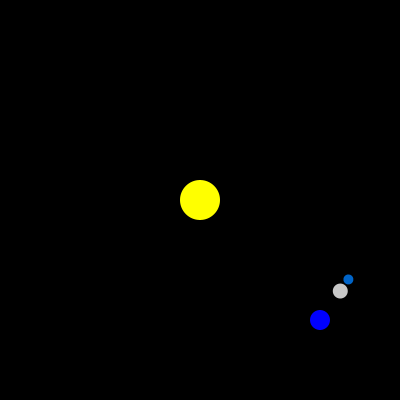
Frame 1 (no input)
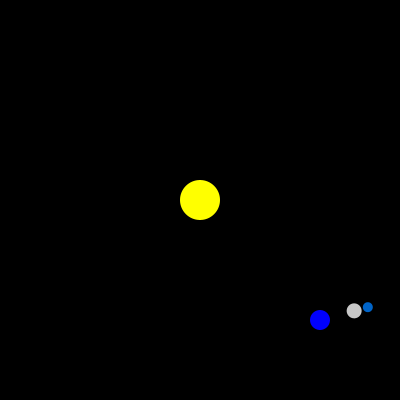
Frame 60 (the mouse pressed at the canvas centre just before this capture)
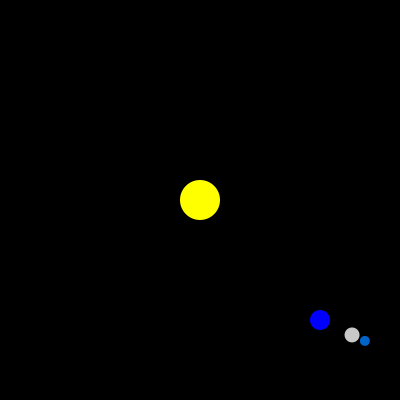
Frame 120 (the mouse held since frame 60 and released just before this capture)

The Processing sketch that drew these frames (run headless with seeded random() and noise(); from frame 60 on, the mouse is pressed at the canvas centre):

// Processing sketch: processing_114753
// ── processing_114753.pde

void setup () { 
  size (400, 400);
  noStroke();
  
} 

void draw() {
  
  smooth(10);
  translate (200,200); 
  background(0);
  
  
  fill (255, 255, 0 );
  ellipse ( 0 , 0 , 40, 40 ); 
  
  fill (0,0,255);
  translate (120,120);
  rotate ( radians (second () *20));
  ellipse ( 0, 0, 20, 20); 
  
  rotate ( radians (second () *20));
  translate ( - 25 , - 25); 
  fill (200);
  ellipse ( 0, 0, 15, 15); 
  
  translate (-10, -10); 
  fill (0, 100, 200);
  ellipse ( 0, 0, 10, 10 );
  

}
